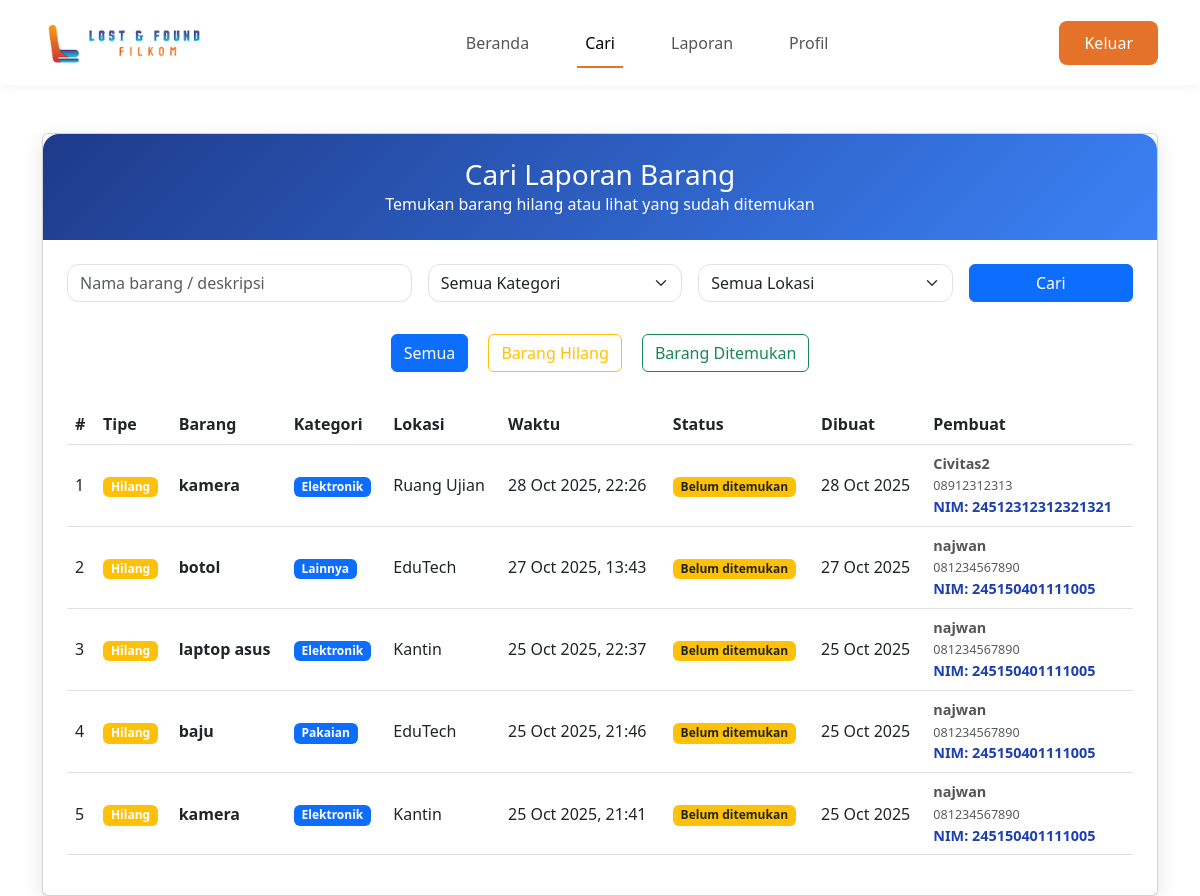
Before: /index.php?action=search_page (signed in) with the older database file.
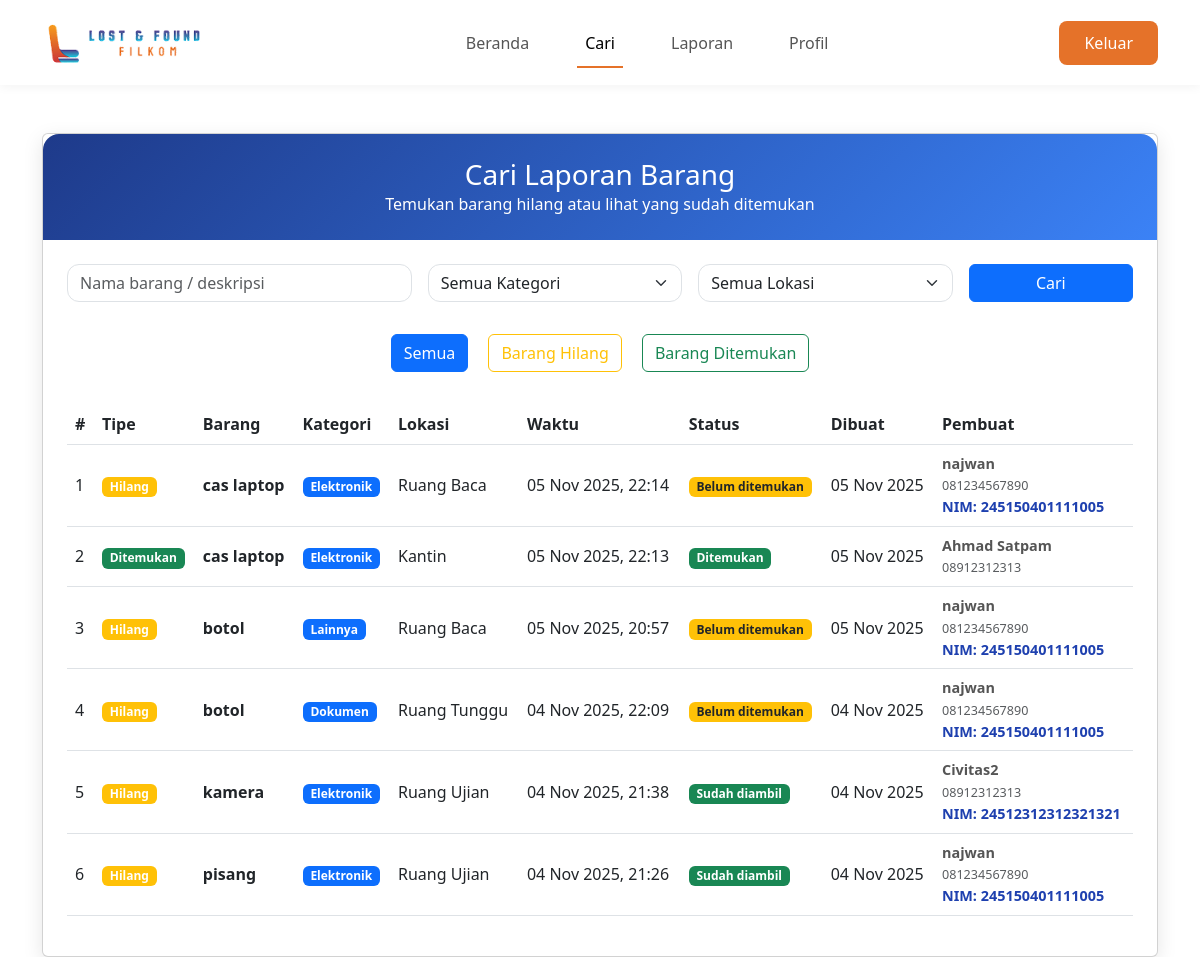
After: the same page with the newer database file.
### tables this page shows
CREATE TABLE `laporan` (
  `id_laporan` int(11) NOT NULL,
  `id_akun` int(11) NOT NULL,
  `tipe_laporan` enum('hilang','ditemukan') NOT NULL DEFAULT 'hilang',
  `nama_barang` varchar(255) NOT NULL,
  `deskripsi_fisik` text DEFAULT NULL,
  `kategori` enum('elektronik','dokumen','pakaian','lainnya') NOT NULL,
  `lokasi` enum('Smart Class Gedung F','Junction','Gedung Kreativitas Mahasiswa (GKM)','Kantin','Ruang Baca','Laboratorium Pembelajaran','Ruang Ujian','Ruang Tunggu','Gazebo lantai 4','Area Parkir','EduTech','Mushola Ulul Al-Baab','Auditorium Algoritma') NOT NULL,
  `waktu` datetime NOT NULL,
  `status` enum('belum_ditemukan','ditemukan','sudah_diambil') NOT NULL DEFAULT 'belum_ditemukan',
  `nim_pengambil` varchar(20) DEFAULT NULL,
  `foto_bukti` varchar(255) DEFAULT NULL,
  `waktu_diambil` datetime DEFAULT NULL,
  `foto` varchar(255) DEFAULT NULL,
  `created_at` timestamp NOT NULL DEFAULT current_timestamp()
);

CREATE TABLE `akun` (
  `id_akun` int(11) NOT NULL,
  `email` varchar(255) NOT NULL,
  `password` varchar(255) NOT NULL,
  `nama` varchar(100) NOT NULL,
  `nomor_kontak` varchar(20) DEFAULT NULL,
  `role` enum('civitas','satpam') NOT NULL DEFAULT 'civitas',
  `created_at` timestamp NOT NULL DEFAULT current_timestamp()
);

CREATE TABLE `civitas` (
  `nomor_induk` varchar(20) NOT NULL,
  `id_akun` int(11) NOT NULL
);

### config/db.php (called while the page is built)
<?php
$host = 'localhost';
$dbname = 'lostfound';
$username = 'root';
$password = '';
try {
    $pdo = new PDO("mysql:host=$host;dbname=$dbname", $username, $password);
    $pdo->setAttribute(PDO::ATTR_ERRMODE, PDO::ERRMODE_EXCEPTION);
    $pdo->setAttribute(PDO::ATTR_DEFAULT_FETCH_MODE, PDO::FETCH_ASSOC);
} catch (PDOException $e) {
    die("Koneksi DB gagal: " . $e->getMessage());
}
function getDB()
{
    global $pdo;
    return $pdo;
}

### controllers/AuthController.php (called while the page is built, shortened)
<?php
class SessionManager
{
    public function get($key) { return $_SESSION[$key] ?? null; }
}
class AuthController
{
    private $session;
    public function __construct()
    {
        $this->session = new SessionManager();
        $this->session->start();
    }
    public function getSessionManager() { return $this->session; }
}

### views/search_page.php (the view, shortened to what this page needs)
<?php
require_once 'config/db.php';
$userRole = $_SESSION['role'] ?? null;
$filter = $_GET['filter'] ?? 'semua';
$allowed = ['semua', 'hilang', 'ditemukan'];
$filter = in_array($filter, $allowed) ? $filter : 'semua';
$keyword = trim($_GET['keyword'] ?? '');
$kategori = $_GET['kategori'] ?? '';
$lokasi = $_GET['lokasi'] ?? '';
$where = [];
$params = [];
$whereClause = !empty($where) ? 'WHERE ' . implode(' AND ', $where) : '';
$query = "
    SELECT
        l.id_laporan, l.tipe_laporan, l.nama_barang, l.deskripsi_fisik, l.kategori,
        l.lokasi, l.waktu, l.status, l.created_at,
        a.nama AS nama_pembuat, a.nomor_kontak, c.nomor_induk
    FROM laporan l
    JOIN akun a ON l.id_akun = a.id_akun
    LEFT JOIN civitas c ON a.id_akun = c.id_akun
    $whereClause
    ORDER BY l.created_at DESC
";
$stmt = getDB()->prepare($query);
$stmt->execute($params);
$laporan_list = $stmt->fetchAll();
?>
<!DOCTYPE html>
<html lang="id">
<head>
    <link href="https://cdn.jsdelivr.net/npm/bootstrap@5.3.0/dist/css/bootstrap.min.css" rel="stylesheet">
    <link href="https://cdn.jsdelivr.net/npm/bootstrap-icons@1.10.5/font/bootstrap-icons.css" rel="stylesheet">
    <link href="../css/search.css" rel="stylesheet">
</head>
<body>
    <?php include 'header.php'; ?>
    <div class="container mt-5">
        <div class="card">
            <div class="header">
                <h3 class="mb-0">Cari Laporan Barang</h3>
                <p class="mb-0">Temukan barang hilang atau lihat yang sudah ditemukan</p>
            </div>
            <div class="card-body p-4">
                <form method="GET" action="index.php" class="search-form mb-4">
                    <div class="row g-3">
                        <div class="col-md-4">
                            <input type="text" name="keyword" class="form-control" placeholder="Nama barang / deskripsi" value="<?= htmlspecialchars($keyword) ?>">
                        </div>
                        <div class="col-md-3">
                            <select name="kategori" class="form-select">
                                <option value="">Semua Kategori</option>
                            </select>
                        </div>
                        <div class="col-md-3">
                            <select name="lokasi" class="form-select">
                                <option value="">Semua Lokasi</option>
                            </select>
                        </div>
                        <div class="col-md-2">
                            <button type="submit" class="btn btn-primary w-100">Cari</button>
                        </div>
                    </div>
                </form>
                <div class="text-center mb-4">
                    <?php
                    $currentParams = ['keyword' => $keyword, 'kategori' => $kategori, 'lokasi' => $lokasi];
                    ?>
                    <a href="index.php?action=search_page&filter=semua&<?= http_build_query($currentParams) ?>"
                        class="btn btn-outline-primary filter-btn <?= $filter === 'semua' ? 'active' : '' ?>">Semua</a>
                    <a href="index.php?action=search_page&filter=hilang&<?= http_build_query($currentParams) ?>"
                        class="btn btn-outline-warning filter-btn <?= $filter === 'hilang' ? 'active' : '' ?>">Barang Hilang</a>
                    <a href="index.php?action=search_page&filter=ditemukan&<?= http_build_query($currentParams) ?>"
                        class="btn btn-outline-success filter-btn <?= $filter === 'ditemukan' ? 'active' : '' ?>">Barang Ditemukan</a>
                </div>
                <?php if (empty($laporan_list)): ?>
                    <div class="alert alert-info text-center">
                        <strong>Tidak ada hasil untuk pencarian ini.</strong>
                    </div>
                <?php else: ?>
                    <div class="table-responsive">
                        <table class="table table-hover align-middle">
                            <thead>
                                <tr>
                                    <th>#</th>
                                    <th>Tipe</th>
                                    <th>Barang</th>
                                    <th>Kategori</th>
                                    <th>Lokasi</th>
                                    <th>Waktu</th>
                                    <th>Status</th>
                                    <th>Dibuat</th>
                                    <th>Pembuat</th>
                                </tr>
                            </thead>
                            <tbody>
                                <?php foreach ($laporan_list as $i => $l): ?>
                                    <?php
                                    $detailAction = ($userRole === 'satpam')
                                        ? 'detail_laporan_satpam'
                                        : 'detail_laporan';
                                    $detailUrl = "index.php?action={$detailAction}&id={$l['id_laporan']}";
                                    ?>
                                    <tr class="clickable-row" data-href="<?= $detailUrl ?>">
                                        <td><?= $i + 1 ?></td>
                                        <td>
                                            <span class="badge <?= $l['tipe_laporan'] === 'hilang' ? 'bg-warning' : 'bg-success' ?> badge-tipe">
                                                <?= ucfirst($l['tipe_laporan']) ?>
                                            </span>
                                        </td>
                                        <td><strong><?= htmlspecialchars($l['nama_barang']) ?></strong></td>
                                        <td><span class="badge bg-primary"><?= ucfirst($l['kategori']) ?></span></td>
                                        <td><?= htmlspecialchars($l['lokasi']) ?></td>
                                        <td><?= date('d M Y, H:i', strtotime($l['waktu'])) ?></td>
                                        <td>
                                            <span class="badge <?= $l['status'] === 'belum_ditemukan' ? 'bg-warning text-dark' : 'bg-success' ?>">
                                                <?= ucfirst(str_replace('_', ' ', $l['status'])) ?>
                                            </span>
                                        </td>
                                        <td><?= date('d M Y', strtotime($l['created_at'])) ?></td>
                                        <td>
                                            <div class="pembuat">
                                                <strong><?= htmlspecialchars($l['nama_pembuat']) ?></strong><br>
                                                <small class="text-muted"><?= htmlspecialchars($l['nomor_kontak']) ?></small>
                                                <?php if ($l['nomor_induk']): ?>
                                                    <div class="nim">NIM: <?= htmlspecialchars($l['nomor_induk']) ?></div>
                                                <?php endif; ?>
                                            </div>
                                        </td>
                                    </tr>
                                <?php endforeach; ?>
                            </tbody>
                        </table>
                    </div>
                <?php endif; ?>
            </div>
        </div>
    </div>
</body>
</html>

### index.php (shortened to what this page needs)
<?php
require_once 'config/db.php';
require_once 'controllers/AuthController.php';
$action = $_GET['action'] ?? 'home';
switch ($action) {
    case 'search_page':
        include 'views/search_page.php';
        break;
}

### views/header.php (shortened to what this page needs)
<!DOCTYPE html>
<html lang="id">
<head>
    <link href="https://cdn.jsdelivr.net/npm/bootstrap@5.3.0/dist/css/bootstrap.min.css" rel="stylesheet">
    <link href="../css/header.css" rel="stylesheet">
</head>
<body>
    <nav class="navbar navbar-expand-lg navbar-light">
        <div class="container">
            <a class="navbar-brand" href="../index.php?action=home">
                <img src="../images/head.png" alt="Logo" onerror="this.src='https://via.placeholder.com/40';">
            </a>
            <div class="collapse navbar-collapse" id="navbarNav">
                <div class="center-nav navbar-nav">
                    <?php
                    require_once __DIR__ . '/../controllers/AuthController.php';
                    $controller = new AuthController();
                    $currentPage = isset($_GET['action']) ? $_GET['action'] : 'home';
                    ?>
                    <a class="nav-link <?php echo $currentPage === 'home' ? 'active' : ''; ?>" href="../index.php?action=home">Beranda</a>
                    <?php if ($controller->getSessionManager()->get('userId')): ?>
                        <a class="nav-link <?php echo $currentPage === 'search_page' ? 'active' : ''; ?>" href="../index.php?action=search_page">Cari</a>
                        <a class="nav-link <?php echo $currentPage === 'laporan' ? 'active' : ''; ?>" href="../index.php?action=laporan">Laporan</a>
                        <a class="nav-link <?php echo $currentPage === 'profile' ? 'active' : ''; ?>" href="../index.php?action=profile">Profil</a>
                    <?php else: ?>
                        <a class="nav-link <?php echo $currentPage === 'search_page' ? 'active' : ''; ?>" href="../index.php?action=search_page">Cari</a>
                        <a class="nav-link <?php echo $currentPage === 'laporan_form' ? 'active' : ''; ?>" href="../index.php?action=laporan_form">Laporan</a>
                    <?php endif; ?>
                </div>
                <div class="nav-logout ms-auto">
                    <?php if ($controller->getSessionManager()->get('userId')): ?>
                        <a class="btn btn-outline-danger btn-logout" href="../logout.php">Keluar</a>
                    <?php else: ?>
                        <a class="btn btn-outline-primary btn-logout" href="../index.php?action=login">Masuk</a>
                    <?php endif; ?>
                </div>
            </div>
        </div>
    </nav>
</body>
</html>

### css/search.css (style rules this page uses)
body { background: #f8f9fa; font-family: 'Plus Jakarta Sans', sans-serif; }
.card { border: none; border-radius: 16px; box-shadow: 0 6px 20px rgba(0, 0, 0, 0.1); }
.header { background: linear-gradient(135deg, #1e3a8a, #3b82f6); color: white; padding: 1.5rem; border-radius: 16px 16px 0 0; text-align: center; }
.filter-btn { margin: 0.5rem; }
.table th { background-color: #e3f2fd; font-weight: 600; }
.badge-tipe { font-size: 0.8rem; }
.pembuat { font-size: 0.9rem; color: #555; }
.nim { font-weight: bold; color: #1e40af; }
.search-form .form-control, .search-form .form-select { border-radius: 12px; }

### css/header.css (style rules this page uses)
.navbar { background-color: #ffffff; padding: 15px 0; box-shadow: 0 2px 10px rgba(0, 0, 0, 0.05); }
.navbar-brand img { height: 45px; width: auto; transition: transform 0.3s ease; }
.center-nav { display: flex; justify-content: center; flex-grow: 1; }
.center-nav .nav-link { color: #555555; margin: 0 20px; position: relative; text-decoration: none; font-weight: 500; transition: color 0.3s ease; }
.center-nav .nav-link.active { color: #000000; text-decoration: none; }
.center-nav .nav-link.active::after { content: ''; position: absolute; left: 0; bottom: -5px; width: 100%; height: 2px; background-color: #E57229; transition: width 0.3s ease; }
.nav-logout .btn-logout { background-color: #E57229 !important; color: #ffffff; border: none; padding: 10px 25px; border-radius: 8px; text-decoration: none; font-weight: 400; transition: background-color 0.3s ease, transform 0.2s ease; }
.navbar .container { display: flex; justify-content: space-between; align-items: center; }

### views/search_page.php (style rules this page uses)
.clickable-row { cursor: pointer; transition: background-color 0.2s; }
.clickable-row td { position: relative; }
.clickable-row::after { content: 'Klik untuk detail'; position: absolute; right: 10px; top: 50%; transform: translateY(-50%); font-size: 0.75rem; color: #007bff; opacity: 0; transition: opacity 0.2s; }

Changed rows visible on the page:
removed laporan: tipe_laporan "Hilang", nama_barang "kamera", kategori "Elektronik", lokasi "Ruang Ujian", waktu "28 Oct 2025, 22:26", status "Belum ditemukan", created_at "28 Oct 2025", id_akun.nama "Civitas2", id_akun.nomor_kontak "08912312313", civitas.nomor_induk "24512312312321321"
removed laporan: tipe_laporan "Hilang", nama_barang "botol", kategori "Lainnya", lokasi "EduTech", waktu "27 Oct 2025, 13:43", status "Belum ditemukan", created_at "27 Oct 2025", id_akun.nama "najwan", id_akun.nomor_kontak "081234567890", civitas.nomor_induk "245150401111005"
removed laporan: tipe_laporan "Hilang", nama_barang "laptop asus", kategori "Elektronik", lokasi "Kantin", waktu "25 Oct 2025, 22:37", status "Belum ditemukan", created_at "25 Oct 2025", id_akun.nama "najwan", id_akun.nomor_kontak "081234567890", civitas.nomor_induk "245150401111005"
removed laporan: tipe_laporan "Hilang", nama_barang "baju", kategori "Pakaian", lokasi "EduTech", waktu "25 Oct 2025, 21:46", status "Belum ditemukan", created_at "25 Oct 2025", id_akun.nama "najwan", id_akun.nomor_kontak "081234567890", civitas.nomor_induk "245150401111005"
removed laporan: tipe_laporan "Hilang", nama_barang "kamera", kategori "Elektronik", lokasi "Kantin", waktu "25 Oct 2025, 21:41", status "Belum ditemukan", created_at "25 Oct 2025", id_akun.nama "najwan", id_akun.nomor_kontak "081234567890", civitas.nomor_induk "245150401111005"
added laporan: tipe_laporan "Hilang", nama_barang "cas laptop", kategori "Elektronik", lokasi "Ruang Baca", waktu "05 Nov 2025, 22:14", status "Belum ditemukan", created_at "05 Nov 2025", id_akun.nama "najwan", id_akun.nomor_kontak "081234567890", civitas.nomor_induk "245150401111005"
added laporan: tipe_laporan "Ditemukan", nama_barang "cas laptop", kategori "Elektronik", lokasi "Kantin", waktu "05 Nov 2025, 22:13", status "Ditemukan", created_at "05 Nov 2025", id_akun.nama "Ahmad Satpam", id_akun.nomor_kontak "08912312313"
added laporan: tipe_laporan "Hilang", nama_barang "botol", kategori "Lainnya", lokasi "Ruang Baca", waktu "05 Nov 2025, 20:57", status "Belum ditemukan", created_at "05 Nov 2025", id_akun.nama "najwan", id_akun.nomor_kontak "081234567890", civitas.nomor_induk "245150401111005"
added laporan: tipe_laporan "Hilang", nama_barang "botol", kategori "Dokumen", lokasi "Ruang Tunggu", waktu "04 Nov 2025, 22:09", status "Belum ditemukan", created_at "04 Nov 2025", id_akun.nama "najwan", id_akun.nomor_kontak "081234567890", civitas.nomor_induk "245150401111005"
added laporan: tipe_laporan "Hilang", nama_barang "kamera", kategori "Elektronik", lokasi "Ruang Ujian", waktu "04 Nov 2025, 21:38", status "Sudah diambil", created_at "04 Nov 2025", id_akun.nama "Civitas2", id_akun.nomor_kontak "08912312313", civitas.nomor_induk "24512312312321321"
added laporan: tipe_laporan "Hilang", nama_barang "pisang", kategori "Elektronik", lokasi "Ruang Ujian", waktu "04 Nov 2025, 21:26", status "Sudah diambil", created_at "04 Nov 2025", id_akun.nama "najwan", id_akun.nomor_kontak "081234567890", civitas.nomor_induk "245150401111005"
